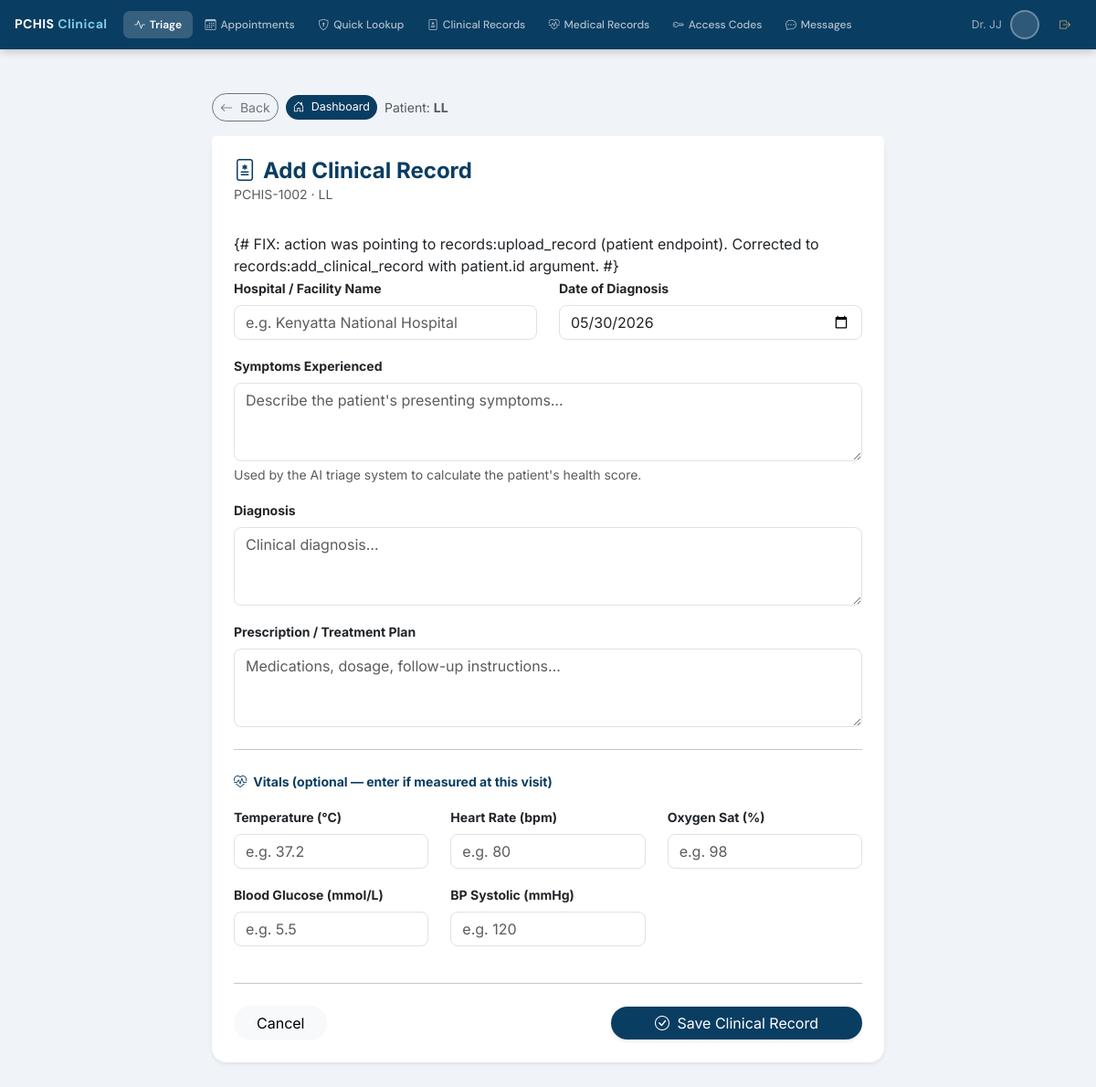
The app's page /records/add-clinical/2/ (signed in) with its own data.
### accounts/models.py (models this page shows, shortened)
class User(AbstractUser):
    ROLE_CHOICES = (
        ('ADMIN', 'ADMIN'),
        ('DOCTOR', 'DOCTOR'),
        ('PATIENT', 'Patient'),
    )
    username = models.CharField(
        max_length=15,
        unique=True,
        validators=[RegexValidator(r'^[a-zA-Z0-9]*$', 'Only letters and numbers allowed.')]
    )
    role = models.CharField(
        max_length=10,
        choices=ROLE_CHOICES,
    )

### records/views.py (the view, shortened to what this page needs)
# urls.py: path('add-clinical/<int:patient_id>/', views.add_clinical_record, name='add_clinical_record'),
@login_required
def add_clinical_record(request, patient_id):
    user_role = str(getattr(request.user, 'role', '')).upper()
    if user_role not in ('DOCTOR', 'ADMIN'):
        messages.error(request, 'Access denied. This page is for doctors only.')
        return redirect('dashboard:role_redirect')
    patient = get_object_or_404(User, id=patient_id)
    return render(request, 'records/add_clinical_record.html', {'patient': patient, 'today': timezone.now()})

### records/templates/records/add_clinical_record.html (shortened to what this page needs)
{% extends "layouts/base.html" %}
{% block content %}
<div class="container py-5">
    <div class="row justify-content-center">
        <div class="col-md-8">
            <div class="d-flex align-items-center gap-2 mb-3">
                <a href="javascript:history.back()"
                   class="btn btn-sm btn-outline-secondary rounded-pill">
                    <i class="bi bi-arrow-left me-1"></i> Back
                </a>
                <a href="{% url 'dashboard:doctor_dashboard' %}"
                   class="btn btn-sm rounded-pill"
                   style="background:#0a3d62; color:#fff; border:none; font-size:.78rem;">
                    <i class="bi bi-house-door me-1"></i> Dashboard
                </a>
                <span class="text-muted small">
                    Patient:
                    <strong>{{ patient.get_full_name|default:patient.username }}</strong>
                </span>
            </div>
            <div class="card shadow-sm border-0 rounded-4">
                <div class="card-header bg-white border-0 pt-4 px-4">
                    <h4 class="fw-bold mb-0" style="color:#0a3d62;">
                        <i class="bi bi-file-medical me-2"></i>Add Clinical Record
                    </h4>
                    <p class="text-muted small mb-0">
                        PCHIS-{{ patient.id|add:"1000" }} ·
                        {{ patient.get_full_name|default:patient.username }}
                    </p>
                </div>
                <div class="card-body p-4">
                    {#
                        FIX: action was pointing to records:upload_record (patient endpoint).
                        Corrected to records:add_clinical_record with patient.id argument.
                    #}
                    <form method="POST"
                          action="{% url 'records:add_clinical_record' patient.id %}">
                        <div class="row">
                            <div class="col-md-6 mb-3">
                                <label class="form-label fw-bold small">
                                    Hospital / Facility Name
                                </label>
                                <input type="text" name="hospital_name"
                                       class="form-control rounded-3" required
                                       placeholder="e.g. Kenyatta National Hospital">
                            </div>
                            <div class="col-md-6 mb-3">
                                <label class="form-label fw-bold small">
                                    Date of Diagnosis
                                </label>
                                <input type="date" name="date_diagnosed"
                                       class="form-control rounded-3"
                                       value="{{ today|date:'Y-m-d' }}" required>
                            </div>
                        </div>
                        <div class="mb-3">
                            <label class="form-label fw-bold small">
                                Symptoms Experienced
                            </label>
                            <textarea name="symptoms" class="form-control rounded-3"
                                      rows="3" required
                                      placeholder="Describe the patient's presenting symptoms…"></textarea>
                            <div class="form-text">
                                Used by the AI triage system to calculate the patient's health score.
                            </div>
                        </div>
                        <div class="mb-3">
                            <label class="form-label fw-bold small">Diagnosis</label>
                            <textarea name="diagnosis" class="form-control rounded-3"
                                      rows="3" required
                                      placeholder="Clinical diagnosis…"></textarea>
                        </div>
                        <div class="mb-3">
                            <label class="form-label fw-bold small">
                                Prescription / Treatment Plan
                            </label>
                            <textarea name="prescription" class="form-control rounded-3"
                                      rows="3"
                                      placeholder="Medications, dosage, follow-up instructions…"></textarea>
                        </div>
                        <hr class="my-4 opacity-25">
                        <p class="fw-bold small mb-3" style="color:#0a3d62;">
                            <i class="bi bi-heart-pulse me-1"></i>
                            Vitals (optional — enter if measured at this visit)
                        </p>
                        <div class="row">
                            <div class="col-md-4 mb-3">
                                <label class="form-label fw-bold small">Temperature (°C)</label>
                                <input type="number" name="temperature"
                                       class="form-control rounded-3"
                                       placeholder="e.g. 37.2" step="0.1" min="25" max="50">
                            </div>
                            <div class="col-md-4 mb-3">
                                <label class="form-label fw-bold small">Heart Rate (bpm)</label>
                                <input type="number" name="heart_rate"
                                       class="form-control rounded-3"
                                       placeholder="e.g. 80" min="20" max="250">
                            </div>
                            <div class="col-md-4 mb-3">
                                <label class="form-label fw-bold small">Oxygen Sat (%)</label>
                                <input type="number" name="oxygen_saturation"
                                       class="form-control rounded-3"
                                       placeholder="e.g. 98" min="50" max="100">
                            </div>
                            <div class="col-md-4 mb-3">
                                <label class="form-label fw-bold small">
                                    Blood Glucose (mmol/L)
                                </label>
                                <input type="number" name="blood_glucose"
                                       class="form-control rounded-3"
                                       placeholder="e.g. 5.5" step="0.1" min="1" max="30">
                            </div>
                            <div class="col-md-4 mb-3">
                                <label class="form-label fw-bold small">BP Systolic (mmHg)</label>
                                <input type="number" name="blood_pressure_sys"
                                       class="form-control rounded-3"
                                       placeholder="e.g. 120" min="50" max="250">
                            </div>
                        </div>
                        <hr class="my-4 opacity-25">
                        <div class="d-flex justify-content-between align-items-center">
                            <a href="javascript:history.back()"
                               class="btn btn-light rounded-pill px-4">
                                Cancel
                            </a>
                            <button type="submit"
                                    class="btn btn-primary rounded-pill px-5 shadow-sm"
                                    style="background-color:#0a3d62; border:none;">
                                <i class="bi bi-check-circle me-1"></i> Save Clinical Record
                            </button>
                        </div>
                    </form>
                </div>
            </div>
        </div>
    </div>
</div>
{% endblock %}

### templates/layouts/base.html (shortened to what this page needs)
{% load static %}
<!DOCTYPE html>
<html lang="en">
<head>
    <link href="https://cdn.jsdelivr.net/npm/bootstrap@5.3.0/dist/css/bootstrap.min.css" rel="stylesheet">
    <link rel="stylesheet" href="https://cdn.jsdelivr.net/npm/bootstrap-icons@1.11.1/font/bootstrap-icons.css">
</head>
<body class="{% if request.user.is_authenticated and request.user.role|upper == 'DOCTOR' %}doctor-layout{% endif %}">
{% if request.user.role|upper == 'DOCTOR' %}
<nav class="doctor-topnav">
    <div class="topnav-brand">PCHIS <span>Clinical</span></div>
    <div class="topnav-links">
        {% with is_db=request.resolver_match.url_name|slugify %}
        <a href="{% if 'dashboard' in is_db %}javascript:void(0){% else %}{% url 'dashboard:doctor_dashboard' %}?section=triage{% endif %}"
           class="tnav-btn active" data-section="triage" onclick="handleNavClick('triage')">
            <i class="bi bi-activity"></i> Triage
        </a>
        <a href="{% if 'dashboard' in is_db %}javascript:void(0){% else %}{% url 'dashboard:doctor_dashboard' %}?section=schedule{% endif %}"
           class="tnav-btn" data-section="schedule" onclick="handleNavClick('schedule')">
            <i class="bi bi-calendar3"></i> Appointments
        </a>
        <a href="{% if 'dashboard' in is_db %}javascript:void(0){% else %}{% url 'dashboard:doctor_dashboard' %}?section=lookup{% endif %}"
           class="tnav-btn" data-section="lookup" onclick="handleNavClick('lookup')">
            <i class="bi bi-shield-lock"></i> Quick Lookup
        </a>
        <a href="{% if 'dashboard' in is_db %}javascript:void(0){% else %}{% url 'dashboard:doctor_dashboard' %}?section=clinical{% endif %}"
           class="tnav-btn" data-section="clinical" onclick="handleNavClick('clinical')">
            <i class="bi bi-file-medical"></i> Clinical Records
        </a>
        <a href="{% if 'dashboard' in is_db %}javascript:void(0){% else %}{% url 'dashboard:doctor_dashboard' %}?section=medical{% endif %}"
           class="tnav-btn" data-section="medical" onclick="handleNavClick('medical')">
            <i class="bi bi-heart-pulse"></i> Medical Records
        </a>
        <a href="{% if 'dashboard' in is_db %}javascript:void(0){% else %}{% url 'dashboard:doctor_dashboard' %}?section=access_codes{% endif %}"
           class="tnav-btn" data-section="access_codes" onclick="handleNavClick('access_codes')">
            <i class="bi bi-key"></i> Access Codes
        </a>
        <a href="{% if 'dashboard' in is_db %}javascript:void(0){% else %}{% url 'dashboard:doctor_dashboard' %}?section=messages{% endif %}"
           class="tnav-btn" data-section="messages" onclick="handleNavClick('messages')">
            <i class="bi bi-chat-dots"></i> Messages
        </a>
        {% endwith %}
    </div>
    <div class="topnav-right">
        <span style="color:rgba(255,255,255,.6); font-size:.75rem; white-space:nowrap; display:none;" class="d-md-inline">
            Dr. {{ request.user.last_name|default:request.user.username }}
        </span>
        <div class="topnav-avatar">
        </div>
        <form action="{% url 'accounts:logout' %}" method="post" style="margin:0;">
            <button type="submit" class="tnav-btn" style="color:rgba(255,200,100,.8);">
                <i class="bi bi-box-arrow-right"></i>
            </button>
        </form>
    </div>
</nav>
{% endif %}
<div class="main-wrapper">
    <div class="main-inner">
        {% block content %}{% endblock %}
    </div>
</div>
</body>
</html>

### templates/layouts/base.html (style rules this page uses)
:root { --pchis-red: #CC0A0A; --pchis-red-dark: #a00808; --pchis-purple: #6B0ACC; --pchis-deep: #0a3d62; --sidebar-width: 255px; --topbar-h: 54px; }
*, *::before, *::after { box-sizing: border-box; }
body { font-family: 'Inter', sans-serif; background: #f0f4f8; margin: 0; }
.main-wrapper { margin-left: var(--sidebar-width); min-height: 100vh; }
.main-inner { padding: 1.5rem 1.8rem 3rem; }
body.doctor-layout .main-wrapper { margin-left: 0 !important; }
body.doctor-layout .main-inner { padding: 0 !important; }
.doctor-topnav { display: none; position: sticky; top: 0; z-index: 1050; height: var(--topbar-h); background: var(--pchis-deep); align-items: center; padding: 0 1rem; gap: .3rem; box-shadow: 0 2px 10px rgba(0,0,0,.22); overflow-x: auto; }
body.doctor-layout .doctor-topnav { display: flex; }
.topnav-brand { font-family: 'DM Sans', sans-serif; font-size: .88rem; font-weight: 700; color: #fff; letter-spacing: .4px; margin-right: .8rem; white-space: nowrap; flex-shrink: 0; }
.topnav-brand span { color: #7ec8e3; }
.topnav-links { display: flex; align-items: center; gap: .1rem; overflow-x: auto; flex: 1; scrollbar-width: none; }
.tnav-btn { display: flex; align-items: center; gap: .3rem; padding: .35rem .75rem; border-radius: 7px; white-space: nowrap; font-size: .75rem; font-weight: 500; color: rgba(255,255,255,.68); cursor: pointer; border: none; background: none; transition: .15s; text-decoration: none; font-family: 'DM Sans', sans-serif; flex-shrink: 0; }
.tnav-btn.active { background: rgba(255,255,255,.18); color: #fff; font-weight: 600; }
.topnav-right { display: flex; align-items: center; gap: .6rem; margin-left: auto; flex-shrink: 0; }
.topnav-avatar { width: 32px; height: 32px; border-radius: 50%; border: 2px solid rgba(255,255,255,.3); display: flex; align-items: center; justify-content: center; font-weight: 700; color: #fff; background: rgba(255,255,255,.15); overflow: hidden; font-size: .78rem; }

### records on screen
User: user.last_name "JJ"
User: get_full_name "LL", id|add "1002"
